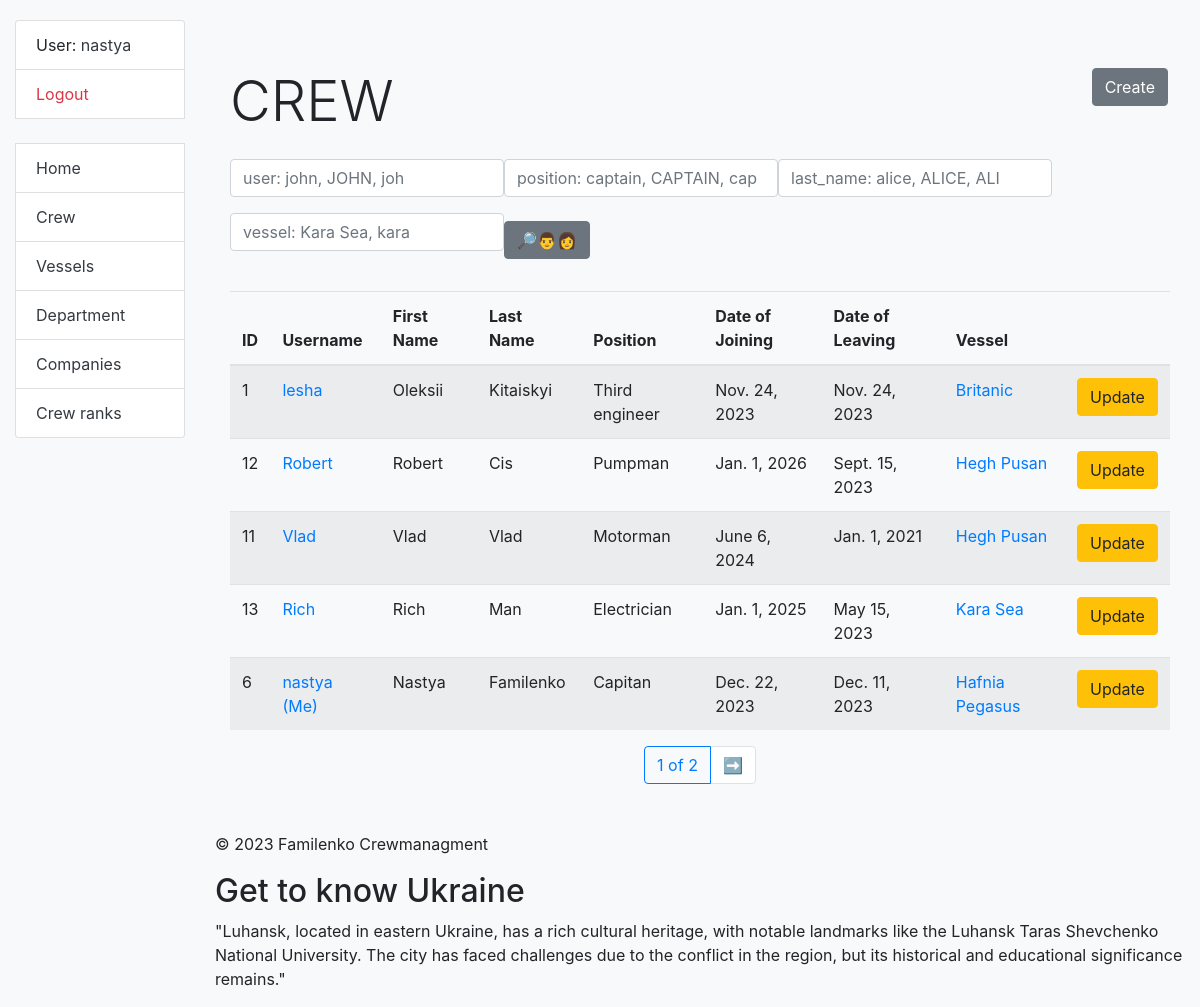
Page /crew/ (signed in) on the committed database.
### crewing/models.py (models this page shows, shortened)
class Crew(AbstractUser):
    position = models.ForeignKey(Position, on_delete=models.CASCADE, related_name='sailors', null=True, blank=True)
    salary = models.IntegerField(null=True, blank=True)
    date_of_birth = models.DateField(null=True, blank=True)
    date_of_joining = models.DateField(null=True, blank=True)
    date_of_leaving = models.DateField(null=True, blank=True)
    vessel_type = models.ManyToManyField(VesselType, related_name='sailors')
    vessel = models.ForeignKey('Vessel', on_delete=models.DO_NOTHING, related_name='sailors', null=True, blank=True)
    class Meta:
        verbose_name_plural = "sailors"
        verbose_name = "sailor"
        ordering = ["-position"]
    def get_absolute_url(self):
        return reverse("crewing:crew-detail", kwargs={"pk": self.pk})

class Position(models.Model):
    name = models.CharField(max_length=50, unique=True)
    responsibility = models.TextField(blank=True, null=True)
    class Meta:
        verbose_name = "position"
        verbose_name_plural = "positions"
        ordering = ["name"]
    def __str__(self):
        return self.name

class Vessel(models.Model):
    name = models.CharField(max_length=50)
    IMO_number = models.IntegerField(unique=True)
    vessel_type = models.ForeignKey(VesselType, on_delete=models.CASCADE, related_name='vessels')
    company = models.ForeignKey('Company', on_delete=models.CASCADE, related_name='vessels')
    class Meta:
        verbose_name_plural = "vessels"
        verbose_name = "vessel"
        ordering = ["name"]
    def __str__(self):
        return self.name
    def get_absolute_url(self):
        return reverse("crewing:vessel-detail", kwargs={"pk": self.pk})

### crewing/views.py (the view)
# urls.py: path("crew/", CrewListView.as_view(), name="crew-list"),
class CrewListView(LoginRequiredMixin, generic.ListView):
    model = Crew
    context_object_name = "crew_list"
    template_name = "crewing/crew/list.html"
    paginate_by = 5
    def get_context_data(self, *, object_list=None, **kwargs):
        context = super(CrewListView, self).get_context_data(**kwargs)
        placeholder_username = self.request.GET.get("username")
        placeholder_position = self.request.GET.get("position")
        placeholder_last_name = self.request.GET.get("last_name")
        placeholder_vessel = self.request.GET.get("vessel")
        context["search_form"] = CrewSearchForm(
            initial={
                "username": placeholder_username,
                "position": placeholder_position,
                "last_name": placeholder_last_name,
                "vessel": placeholder_vessel,
            })
        return context
    def get_queryset(self):
        queryset = Crew.objects.all()
        search_form = CrewSearchForm(self.request.GET)
        if search_form.is_valid():
            queryset = search_form.filter_queryset(queryset)
        return queryset

### crewing/context_processors.py (called while the page is built)
def get_interesting_fact(request: HttpRequest) -> dict:
    with open("crewing/data_for_footer.json", "r") as f:
        history_data = f.read().split("\n")
    history = random.choice(history_data)
    return {"history": history}

### crewing/forms.py (called while the page is built)
    def filter_queryset(self, queryset):
        username = self.cleaned_data.get("username")
        position = self.cleaned_data.get("position")
        last_name = self.cleaned_data.get("last_name")
        vessel = self.cleaned_data.get("vessel")
        if username:
            queryset = queryset.filter(username__icontains=username)
        if position:
            queryset = queryset.filter(position__name__icontains=position)
        if last_name:
            queryset = queryset.filter(last_name__icontains=last_name)
        if vessel:
            queryset = queryset.filter(vessel__name__icontains=vessel)
        return queryset

### crewing/templatetags/query_transform.py (called while the page is built)
@register.simple_tag
def query_transform(request, **kwargs):
    updated = request.GET.copy()
    for key, value in kwargs.items():
        if value is not None:
            updated[key] = value
        else:
            updated.pop(key, 0)
    return updated. urlencode()

### templates/crewing/crew/list.html
{% extends "base.html" %}
{% load crispy_forms_filters %}
{% block content %}
    <div class="container mt-5">
        <h1 class="display-4 mb-4">
            CREW
            <a href="{% url 'crewing:crew-create' %}" class="btn btn-secondary link-to-page">
                Create
            </a>
        </h1>
        <form action="" method="get" class="form-inline mb-4">
            {{ search_form|crispy }}
            <button class="btn btn-secondary" type="submit">🔎👨👩</button>
        </form>
        {% if crew_list %}
            <div class="table-responsive">
                <table class="table table-striped">
                    <thead>
                        <tr>
                            <th>ID</th>
                            <th>Username</th>
                            <th>First Name</th>
                            <th>Last Name</th>
                            <th>Position</th>
                            <th>Date of Joining</th>
                            <th>Date of Leaving</th>
                            <th>Vessel</th>
                            <th></th>
                        </tr>
                    </thead>
                    <tbody>
                        {% for sailor in crew_list %}
                            <tr>
                                <td>{{ sailor.id }}</td>
                                <td>
                                    <a href="{{ sailor.get_absolute_url }}">{{ sailor.username }}
                                        {% if user == sailor %} (Me){% endif %}
                                    </a>
                                </td>
                                <td>{{ sailor.first_name }}</td>
                                <td>{{ sailor.last_name }}</td>
                                <td>{{ sailor.position }}</td>
                                <td>{{ sailor.date_of_joining }}</td>
                                <td>{{ sailor.date_of_leaving }}</td>
                                <td><a href="{{ sailor.vessel.get_absolute_url }}">{{ sailor.vessel }}</a></td>
                                <td>
                                    <a href="{% url "crewing:crew-update" pk=sailor.id %}" class="btn btn-warning">
                                        Update
                                    </a>
                                </td>
                            </tr>
                        {% endfor %}
                    </tbody>
                </table>
            </div>
        {% else %}
            <p class="lead">There are no sailors in the service.</p>
        {% endif %}
    </div>
{% endblock %}

### templates/includes/sidebar.html
<ul class="sidebar-nav list-group bg-light">
  {% if user.is_authenticated %}
    <li class="list-group-item">User: <a href="{{ user.get_absolute_url }}" class="text-dark">{{ user.get_username }}</a></li>
    <li class="list-group-item"><a href="{% url 'logout'%}?next={{request.path}}" class="text-danger">Logout</a></li>
  {% else %}
    <li class="list-group-item"><a href="{% url 'login'%}?next={{request.path}}" class="text-primary">Login</a></li>
  {% endif %}
  <br>
  <li class="list-group-item"><a href="{% url 'crewing:index' %}" class="text-dark">Home</a></li>
  <li class="list-group-item"><a href="{% url 'crewing:crew-list' %}" class="text-dark">Crew</a></li>
  <li class="list-group-item"><a href="{% url 'crewing:vessel-list' %}" class="text-dark">Vessels</a></li>
  <li class="list-group-item"><a href="{% url 'crewing:vessel-type-list' %}" class="text-dark">Department</a></li>
  <li class="list-group-item"><a href="{% url 'crewing:company-list' %}" class="text-dark">Companies</a></li>
  <li class="list-group-item"><a href="{% url 'crewing:position-list' %}" class="text-dark">Crew ranks</a></li>
</ul>

### static/css/styles.css (style rules this page uses)
body { margin-top: 20px; }
.link-to-page { float: right; margin: 0 2px 0 2px; }

### rows in the picture
Crew: get_username "nastya", id "6", username "nastya", shows "(Me)", first_name "Nastya", last_name "Familenko", position "Capitan", date_of_joining "Dec. 22, 2023", date_of_leaving "Dec. 11, 2023", vessel "Hafnia Pegasus"
Crew: id "1", username "lesha", first_name "Oleksii", last_name "Kitaiskyi", position "Third engineer", date_of_joining "Nov. 24, 2023", date_of_leaving "Nov. 24, 2023", vessel "Britanic"
Crew: id "12", username "Robert", first_name "Robert", last_name "Cis", position "Pumpman", date_of_joining "Jan. 1, 2026", date_of_leaving "Sept. 15, 2023", vessel "Hegh Pusan"
Crew: id "11", username "Vlad", first_name "Vlad", last_name "Vlad", position "Motorman", date_of_joining "June 6, 2024", date_of_leaving "Jan. 1, 2021", vessel "Hegh Pusan"
Crew: id "13", username "Rich", first_name "Rich", last_name "Man", position "Electrician", date_of_joining "Jan. 1, 2025", date_of_leaving "May 15, 2023", vessel "Kara Sea"

### other values in the picture
{{ page_obj.number }} "1"
{{ paginator.num_pages }} "2"
